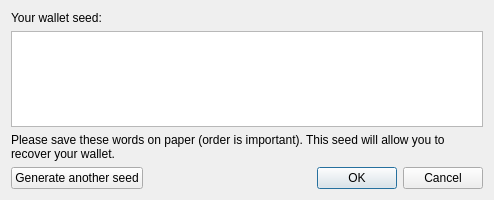
<?xml version="1.0" encoding="UTF-8"?>
<ui version="4.0">
 <class>MnemonicDialog</class>
 <widget class="QDialog" name="MnemonicDialog">
  <property name="geometry">
   <rect>
    <x>0</x>
    <y>0</y>
    <width>494</width>
    <height>200</height>
   </rect>
  </property>
  <property name="windowTitle">
   <string>Mnemonic generation</string>
  </property>
  <layout class="QVBoxLayout" name="verticalLayout">
   <item>
    <widget class="QLabel" name="label">
     <property name="text">
      <string>Your wallet seed:</string>
     </property>
    </widget>
   </item>
   <item>
    <widget class="QTextEdit" name="mnemonicEdit">
     <property name="readOnly">
      <bool>false</bool>
     </property>
    </widget>
   </item>
   <item>
    <widget class="QLabel" name="descriptionLabel">
     <property name="text">
      <string>Please save these words on paper (order is important). This seed will allow you to recover your wallet.</string>
     </property>
     <property name="wordWrap">
      <bool>true</bool>
     </property>
    </widget>
   </item>
   <item>
    <layout class="QHBoxLayout" name="horizontalLayout">
     <item>
      <widget class="QPushButton" name="generateButton">
       <property name="text">
        <string>Generate another seed</string>
       </property>
      </widget>
     </item>
     <item>
      <spacer name="horizontalSpacer">
       <property name="orientation">
        <enum>Qt::Horizontal</enum>
       </property>
       <property name="sizeHint" stdset="0">
        <size>
         <width>40</width>
         <height>20</height>
        </size>
       </property>
      </spacer>
     </item>
     <item>
      <widget class="QDialogButtonBox" name="buttonBox">
       <property name="standardButtons">
        <set>QDialogButtonBox::Cancel|QDialogButtonBox::Ok</set>
       </property>
      </widget>
     </item>
    </layout>
   </item>
  </layout>
 </widget>
 <resources/>
 <connections>
  <connection>
   <sender>buttonBox</sender>
   <signal>accepted()</signal>
   <receiver>MnemonicDialog</receiver>
   <slot>accept()</slot>
   <hints>
    <hint type="sourcelabel">
     <x>388</x>
     <y>176</y>
    </hint>
    <hint type="destinationlabel">
     <x>246</x>
     <y>99</y>
    </hint>
   </hints>
  </connection>
  <connection>
   <sender>buttonBox</sender>
   <signal>rejected()</signal>
   <receiver>MnemonicDialog</receiver>
   <slot>reject()</slot>
   <hints>
    <hint type="sourcelabel">
     <x>388</x>
     <y>176</y>
    </hint>
    <hint type="destinationlabel">
     <x>246</x>
     <y>99</y>
    </hint>
   </hints>
  </connection>
  <connection>
   <sender>mnemonicEdit</sender>
   <signal>textChanged()</signal>
   <receiver>MnemonicDialog</receiver>
   <slot>mnemonicChanged()</slot>
   <hints>
    <hint type="sourcelabel">
     <x>246</x>
     <y>82</y>
    </hint>
    <hint type="destinationlabel">
     <x>246</x>
     <y>99</y>
    </hint>
   </hints>
  </connection>
  <connection>
   <sender>generateButton</sender>
   <signal>clicked()</signal>
   <receiver>MnemonicDialog</receiver>
   <slot>generateMnemonic()</slot>
   <hints>
    <hint type="sourcelabel">
     <x>49</x>
     <y>176</y>
    </hint>
    <hint type="destinationlabel">
     <x>246</x>
     <y>99</y>
    </hint>
   </hints>
  </connection>
 </connections>
 <slots>
  <slot>mnemonicChanged()</slot>
  <slot>generateMnemonic()</slot>
 </slots>
</ui>
